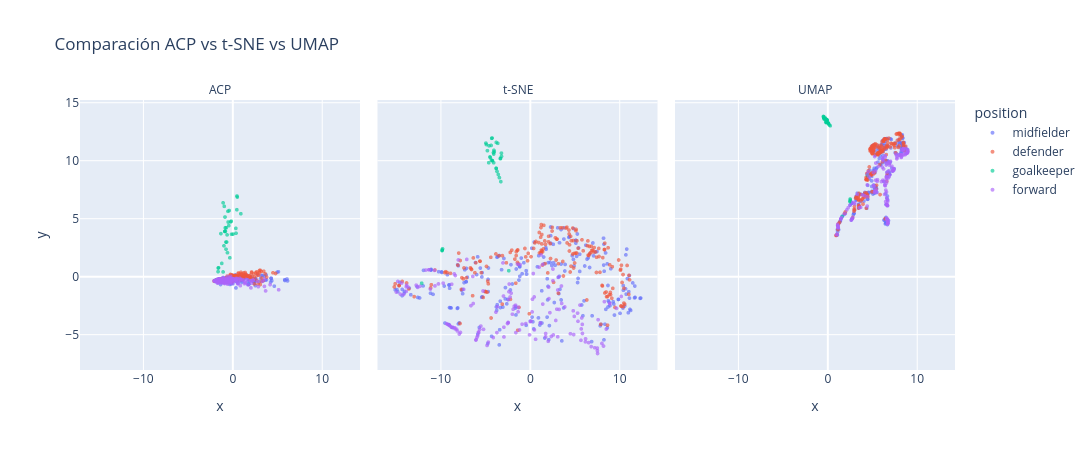

The notebook cell saved with this chart:
### Code cell
dr.plot_comparacion()

### Figure 1 — Plotly figure (JSON) as saved in the notebook; plotly's stock layout.template omitted (floating-point values rounded to 4 significant figures; data arrays with more than 128 entries replaced by an {"elided": "..."} marker saying what was removed)
{"data": [{"customdata": {"elided": "228x2 str values"}, "hovertemplate": "position=%{customdata[0]}<br>Metodo=%{customdata[1]}<br>x=%{x}<br>y=%{y}<extra></extra>", "legendgroup": "midfielder", "marker": {"color": "#636efa", "opacity": 0.65, "size": 4, "symbol": "circle"}, "mode": "markers", "name": "midfielder", "showlegend": true, "type": "scattergl", "x": {"elided": "228 float values"}, "xaxis": "x", "y": {"elided": "228 float values"}, "yaxis": "y"}, {"customdata": {"elided": "188x2 str values"}, "hovertemplate": "position=%{customdata[0]}<br>Metodo=%{customdata[1]}<br>x=%{x}<br>y=%{y}<extra></extra>", "legendgroup": "defender", "marker": {"color": "#EF553B", "opacity": 0.65, "size": 4, "symbol": "circle"}, "mode": "markers", "name": "defender", "showlegend": true, "type": "scattergl", "x": {"elided": "188 float values"}, "xaxis": "x", "y": {"elided": "188 float values"}, "yaxis": "y"}, {"customdata": [["goalkeeper", "ACP"], ["goalkeeper", "ACP"], ["goalkeeper", "ACP"], ["goalkeeper", "ACP"], ["goalkeeper", "ACP"], ["goalkeeper", "ACP"], ["goalkeeper", "ACP"], ["goalkeeper", "ACP"], ["goalkeeper", "ACP"], ["goalkeeper", "ACP"], ["goalkeeper", "ACP"], ["goalkeeper", "ACP"], ["goalkeeper", "ACP"], ["goalkeeper", "ACP"], ["goalkeeper", "ACP"], ["goalkeeper", "ACP"], ["goalkeeper", "ACP"], ["goalkeeper", "ACP"], ["goalkeeper", "ACP"], ["goalkeeper", "ACP"], ["goalkeeper", "ACP"], ["goalkeeper", "ACP"], ["goalkeeper", "ACP"], ["goalkeeper", "ACP"], ["goalkeeper", "ACP"], ["goalkeeper", "ACP"], ["goalkeeper", "ACP"], ["goalkeeper", "ACP"], ["goalkeeper", "ACP"], ["goalkeeper", "ACP"], ["goalkeeper", "ACP"], ["goalkeeper", "ACP"], ["goalkeeper", "ACP"], ["goalkeeper", "ACP"], ["goalkeeper", "ACP"], ["goalkeeper", "ACP"]], "hovertemplate": "position=%{customdata[0]}<br>Metodo=%{customdata[1]}<br>x=%{x}<br>y=%{y}<extra></extra>", "legendgroup": "goalkeeper", "marker": {"color": "#00cc96", "opacity": 0.65, "size": 4, "symbol": "circle"}, "mode": "markers", "name": "goalkeeper", "showlegend": true, "type": "scattergl", "x": [-1.651, -1.333, -0.1436, -0.8435, 0.0198, -0.7713, -0.3332, -0.8735, -1.634, -0.6003, -0.8904, 0.464, 0.5014, -0.9053, -0.831, -1.896, -1.09, -0.9891, -0.4096, -0.4454, 0.8976, -0.6971, -1.087, -0.9554, 0.3579, -0.5472, -0.7613, -0.2574, -0.7321, -1.599, -1.235, -0.5247, 0.3386, -0.6403, 0.451, -0.1717], "xaxis": "x", "y": [0.4368, 3.714, 3.662, 4.216, 3.67, 2.983, 1.628, 5.142, 0.7467, 2.064, 3.905, 6.953, 6.862, 3.904, 3.908, -0.2783, 0.4095, 2.663, 5.7, 4.405, 5.429, 2.987, 6.369, 6.066, 3.743, 5.637, 2.365, 4.724, 4.222, 0.7692, 1.143, 4.711, 4.165, 3.608, 5.773, 4.784], "yaxis": "y"}, {"customdata": {"elided": "143x2 str values"}, "hovertemplate": "position=%{customdata[0]}<br>Metodo=%{customdata[1]}<br>x=%{x}<br>y=%{y}<extra></extra>", "legendgroup": "forward", "marker": {"color": "#ab63fa", "opacity": 0.65, "size": 4, "symbol": "circle"}, "mode": "markers", "name": "forward", "showlegend": true, "type": "scattergl", "x": {"elided": "143 float values"}, "xaxis": "x", "y": {"elided": "143 float values"}, "yaxis": "y"}, {"customdata": {"elided": "228x2 str values"}, "hovertemplate": "position=%{customdata[0]}<br>Metodo=%{customdata[1]}<br>x=%{x}<br>y=%{y}<extra></extra>", "legendgroup": "midfielder", "marker": {"color": "#636efa", "opacity": 0.65, "size": 4, "symbol": "circle"}, "mode": "markers", "name": "midfielder", "showlegend": false, "type": "scattergl", "x": {"elided": "228 float values"}, "xaxis": "x2", "y": {"elided": "228 float values"}, "yaxis": "y2"}, {"customdata": {"elided": "188x2 str values"}, "hovertemplate": "position=%{customdata[0]}<br>Metodo=%{customdata[1]}<br>x=%{x}<br>y=%{y}<extra></extra>", "legendgroup": "defender", "marker": {"color": "#EF553B", "opacity": 0.65, "size": 4, "symbol": "circle"}, "mode": "markers", "name": "defender", "showlegend": false, "type": "scattergl", "x": {"elided": "188 float values"}, "xaxis": "x2", "y": {"elided": "188 float values"}, "yaxis": "y2"}, {"customdata": [["goalkeeper", "t-SNE"], ["goalkeeper", "t-SNE"], ["goalkeeper", "t-SNE"], ["goalkeeper", "t-SNE"], ["goalkeeper", "t-SNE"], ["goalkeeper", "t-SNE"], ["goalkeeper", "t-SNE"], ["goalkeeper", "t-SNE"], ["goalkeeper", "t-SNE"], ["goalkeeper", "t-SNE"], ["goalkeeper", "t-SNE"], ["goalkeeper", "t-SNE"], ["goalkeeper", "t-SNE"], ["goalkeeper", "t-SNE"], ["goalkeeper", "t-SNE"], ["goalkeeper", "t-SNE"], ["goalkeeper", "t-SNE"], ["goalkeeper", "t-SNE"], ["goalkeeper", "t-SNE"], ["goalkeeper", "t-SNE"], ["goalkeeper", "t-SNE"], ["goalkeeper", "t-SNE"], ["goalkeeper", "t-SNE"], ["goalkeeper", "t-SNE"], ["goalkeeper", "t-SNE"], ["goalkeeper", "t-SNE"], ["goalkeeper", "t-SNE"], ["goalkeeper", "t-SNE"], ["goalkeeper", "t-SNE"], ["goalkeeper", "t-SNE"], ["goalkeeper", "t-SNE"], ["goalkeeper", "t-SNE"], ["goalkeeper", "t-SNE"], ["goalkeeper", "t-SNE"], ["goalkeeper", "t-SNE"], ["goalkeeper", "t-SNE"]], "hovertemplate": "position=%{customdata[0]}<br>Metodo=%{customdata[1]}<br>x=%{x}<br>y=%{y}<extra></extra>", "legendgroup": "goalkeeper", "marker": {"color": "#00cc96", "opacity": 0.65, "size": 4, "symbol": "circle"}, "mode": "markers", "name": "goalkeeper", "showlegend": false, "type": "scattergl", "x": [-9.872, -4.65, -3.349, -4.47, -3.337, -3.826, -3.297, -4.802, -9.862, -3.459, -4.241, -4.277, -4.323, -4.245, -4.338, -12.16, -2.41, -3.726, -4.386, -4.094, -3.641, -3.817, -4.967, -4.921, -3.224, -4.62, -3.58, -4.031, -4.514, -9.858, -9.821, -4.121, -3.232, -4.103, -3.811, -4.069], "xaxis": "x2", "y": [2.248, 9.827, 10.17, 10.26, 10.21, 9.338, 8.195, 10.87, 2.29, 8.538, 10.0, 11.95, 11.93, 9.999, 10.05, -0.563, 0.5135, 9.078, 11.32, 10.57, 11.5, 9.345, 11.52, 11.39, 10.37, 11.28, 8.81, 10.77, 10.33, 2.295, 2.402, 10.7, 10.65, 9.824, 11.58, 10.9], "yaxis": "y2"}, {"customdata": {"elided": "143x2 str values"}, "hovertemplate": "position=%{customdata[0]}<br>Metodo=%{customdata[1]}<br>x=%{x}<br>y=%{y}<extra></extra>", "legendgroup": "forward", "marker": {"color": "#ab63fa", "opacity": 0.65, "size": 4, "symbol": "circle"}, "mode": "markers", "name": "forward", "showlegend": false, "type": "scattergl", "x": {"elided": "143 float values"}, "xaxis": "x2", "y": {"elided": "143 float values"}, "yaxis": "y2"}, {"customdata": {"elided": "228x2 str values"}, "hovertemplate": "position=%{customdata[0]}<br>Metodo=%{customdata[1]}<br>x=%{x}<br>y=%{y}<extra></extra>", "legendgroup": "midfielder", "marker": {"color": "#636efa", "opacity": 0.65, "size": 4, "symbol": "circle"}, "mode": "markers", "name": "midfielder", "showlegend": false, "type": "scattergl", "x": {"elided": "228 float values"}, "xaxis": "x3", "y": {"elided": "228 float values"}, "yaxis": "y3"}, {"customdata": {"elided": "188x2 str values"}, "hovertemplate": "position=%{customdata[0]}<br>Metodo=%{customdata[1]}<br>x=%{x}<br>y=%{y}<extra></extra>", "legendgroup": "defender", "marker": {"color": "#EF553B", "opacity": 0.65, "size": 4, "symbol": "circle"}, "mode": "markers", "name": "defender", "showlegend": false, "type": "scattergl", "x": {"elided": "188 float values"}, "xaxis": "x3", "y": {"elided": "188 float values"}, "yaxis": "y3"}, {"customdata": [["goalkeeper", "UMAP"], ["goalkeeper", "UMAP"], ["goalkeeper", "UMAP"], ["goalkeeper", "UMAP"], ["goalkeeper", "UMAP"], ["goalkeeper", "UMAP"], ["goalkeeper", "UMAP"], ["goalkeeper", "UMAP"], ["goalkeeper", "UMAP"], ["goalkeeper", "UMAP"], ["goalkeeper", "UMAP"], ["goalkeeper", "UMAP"], ["goalkeeper", "UMAP"], ["goalkeeper", "UMAP"], ["goalkeeper", "UMAP"], ["goalkeeper", "UMAP"], ["goalkeeper", "UMAP"], ["goalkeeper", "UMAP"], ["goalkeeper", "UMAP"], ["goalkeeper", "UMAP"], ["goalkeeper", "UMAP"], ["goalkeeper", "UMAP"], ["goalkeeper", "UMAP"], ["goalkeeper", "UMAP"], ["goalkeeper", "UMAP"], ["goalkeeper", "UMAP"], ["goalkeeper", "UMAP"], ["goalkeeper", "UMAP"], ["goalkeeper", "UMAP"], ["goalkeeper", "UMAP"], ["goalkeeper", "UMAP"], ["goalkeeper", "UMAP"], ["goalkeeper", "UMAP"], ["goalkeeper", "UMAP"], ["goalkeeper", "UMAP"], ["goalkeeper", "UMAP"]], "hovertemplate": "position=%{customdata[0]}<br>Metodo=%{customdata[1]}<br>x=%{x}<br>y=%{y}<extra></extra>", "legendgroup": "goalkeeper", "marker": {"color": "#00cc96", "opacity": 0.65, "size": 4, "symbol": "circle"}, "mode": "markers", "name": "goalkeeper", "showlegend": false, "type": "scattergl", "x": [2.503, -0.0409, -0.1222, -0.1709, -0.1226, 0.09712, 0.3015, -0.3528, 2.546, 0.2, -0.06295, -0.3951, -0.4085, -0.1618, -0.1012, 1.623, 4.471, 0.05051, -0.3621, -0.136, -0.368, 0.08033, -0.4225, -0.4674, -0.1482, -0.4417, 0.1229, -0.2185, -0.1498, 2.534, 2.534, -0.2412, -0.2102, -0.05043, -0.4008, -0.242], "xaxis": "x3", "y": [6.482, 13.52, 13.33, 13.57, 13.27, 13.23, 13.01, 13.68, 6.526, 13.08, 13.51, 13.64, 13.68, 13.51, 13.53, 5.179, 8.767, 13.27, 13.67, 13.54, 13.58, 13.24, 13.8, 13.81, 13.34, 13.78, 13.17, 13.6, 13.56, 6.605, 6.696, 13.67, 13.33, 13.46, 13.65, 13.58], "yaxis": "y3"}, {"customdata": {"elided": "143x2 str values"}, "hovertemplate": "position=%{customdata[0]}<br>Metodo=%{customdata[1]}<br>x=%{x}<br>y=%{y}<extra></extra>", "legendgroup": "forward", "marker": {"color": "#ab63fa", "opacity": 0.65, "size": 4, "symbol": "circle"}, "mode": "markers", "name": "forward", "showlegend": false, "type": "scattergl", "x": {"elided": "143 float values"}, "xaxis": "x3", "y": {"elided": "143 float values"}, "yaxis": "y3"}], "layout": {"annotations": [{"font": {}, "showarrow": false, "text": "ACP", "x": 0.16, "xanchor": "center", "xref": "paper", "y": 1, "yanchor": "bottom", "yref": "paper"}, {"font": {}, "showarrow": false, "text": "t-SNE", "x": 0.5, "xanchor": "center", "xref": "paper", "y": 1, "yanchor": "bottom", "yref": "paper"}, {"font": {}, "showarrow": false, "text": "UMAP", "x": 0.84, "xanchor": "center", "xref": "paper", "y": 1, "yanchor": "bottom", "yref": "paper"}], "height": 450, "legend": {"title": {"text": "position"}, "tracegroupgap": 0}, "title": {"text": "Comparación ACP vs t-SNE vs UMAP"}, "width": 1100, "xaxis": {"anchor": "y", "domain": [0, 0.32], "title": {"text": "x"}}, "xaxis2": {"anchor": "y2", "domain": [0.34, 0.66], "matches": "x", "title": {"text": "x"}}, "xaxis3": {"anchor": "y3", "domain": [0.68, 1.0], "matches": "x", "title": {"text": "x"}}, "yaxis": {"anchor": "x", "domain": [0, 1], "title": {"text": "y"}}, "yaxis2": {"anchor": "x2", "domain": [0, 1], "matches": "y", "showticklabels": false}, "yaxis3": {"anchor": "x3", "domain": [0, 1], "matches": "y", "showticklabels": false}}}
